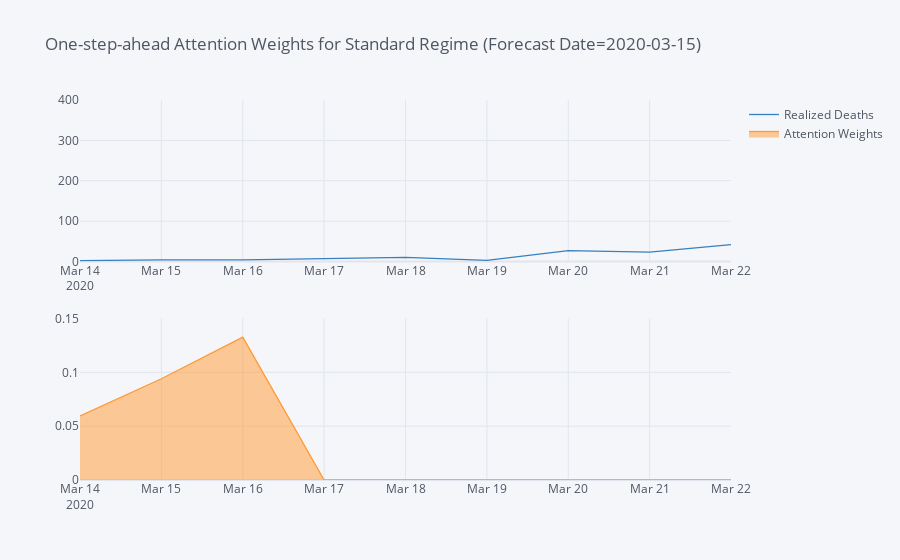

Here is the notebook cell this chart was saved with:
### Code cell
# Forecast dates for each regime
standard_regime_date = pd.datetime(2020, 3, 15).date()
significant_regime_date = pd.datetime(2020, 3, 29).date()

# Plot representative weights for standard regime
weights = extract_weights_on_date(standard_regime_date)
weights_sig = extract_weights_on_date(significant_regime_date)

fig = plot_attention_weights(weights, 
                       title='One-step-ahead Attention Weights for Standard Regime (Forecast Date={})'.format(
                       standard_regime_date))

fig.show()

### Figure 1 — Plotly figure (JSON) as saved in the notebook; plotly's stock layout.template omitted (floating-point values rounded to 4 significant figures)
{"data": [{"line": {"color": "rgba(55, 128, 191, 1.0)", "dash": "solid", "shape": "linear", "width": 1.3}, "mode": "lines", "name": "Realized Deaths", "text": "", "type": "scatter", "x": ["2020-03-14", "2020-03-15", "2020-03-16", "2020-03-17", "2020-03-18", "2020-03-19", "2020-03-20", "2020-03-21", "2020-03-22"], "xaxis": "x", "y": [2, 4, 4, 7, 10, 3, 27, 23, 42], "yaxis": "y"}, {"fill": "tozeroy", "line": {"color": "rgba(255, 153, 51, 1.0)", "dash": "solid", "shape": "linear", "width": 1.3}, "mode": "lines", "name": "Attention Weights", "text": "", "type": "scatter", "x": ["2020-03-14", "2020-03-15", "2020-03-16", "2020-03-17", "2020-03-18", "2020-03-19", "2020-03-20", "2020-03-21", "2020-03-22"], "xaxis": "x2", "y": [0.05946, 0.09406, 0.1327, 0, 0, 0, 0, 0, 0], "yaxis": "y2"}], "layout": {"legend": {"bgcolor": "#F5F6F9", "font": {"color": "#4D5663"}}, "paper_bgcolor": "#F5F6F9", "plot_bgcolor": "#F5F6F9", "title": {"font": {"color": "#4D5663"}, "text": "One-step-ahead Attention Weights for Standard Regime (Forecast Date=2020-03-15)"}, "xaxis": {"anchor": "y", "domain": [0, 1], "gridcolor": "#E1E5ED", "showgrid": true, "tickfont": {"color": "#4D5663"}, "title": {"font": {"color": "#4D5663"}}, "zerolinecolor": "#E1E5ED"}, "xaxis2": {"anchor": "y2", "domain": [0, 1], "gridcolor": "#E1E5ED", "showgrid": true, "tickfont": {"color": "#4D5663"}, "title": {"font": {"color": "#4D5663"}}, "zerolinecolor": "#E1E5ED"}, "yaxis": {"anchor": "x", "domain": [0.575, 1], "gridcolor": "#E1E5ED", "range": [0, 400], "showgrid": true, "tickfont": {"color": "#4D5663"}, "title": {"font": {"color": "#4D5663"}}, "zerolinecolor": "#E1E5ED"}, "yaxis2": {"anchor": "x2", "domain": [0, 0.425], "gridcolor": "#E1E5ED", "range": [0, 0.15], "showgrid": true, "tickfont": {"color": "#4D5663"}, "title": {"font": {"color": "#4D5663"}}, "zerolinecolor": "#E1E5ED"}}}
